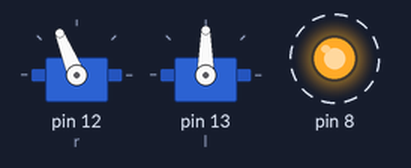
The sketch below on a simulated Arduino Uno, built with avr-gcc and run on an emulated ATmega328P. Shown: 2 × servo, output pins drawn as LEDs (lit = HIGH). Dashed ring = blinking.

Above: at 0.05 s.
Timing chart, 0 to 3.0 s (numbered marks = the images above):
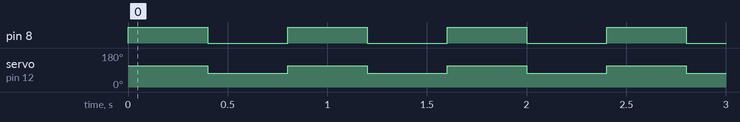

Measured:
- by itself, pin 8: alternates HIGH for 0.40 s and LOW for 0.40 s
- by itself, servo on pin 12 (r): alternates 112° for 0.40 s and 73° for 0.40 s

The sketch:

sourcecode.ino
```cpp
#include <Servo.h>
#include <Servo.h>
Servo r;
Servo l;

void setup()
{
pinMode(8, OUTPUT);

r.attach(12);
l.attach(13);
}

void loop()
{
  r.write(1700);
  digitalWrite(8, HIGH);
  delay(400);
  r.write(1300);
  digitalWrite(8, LOW);
  delay(400);
}
```
